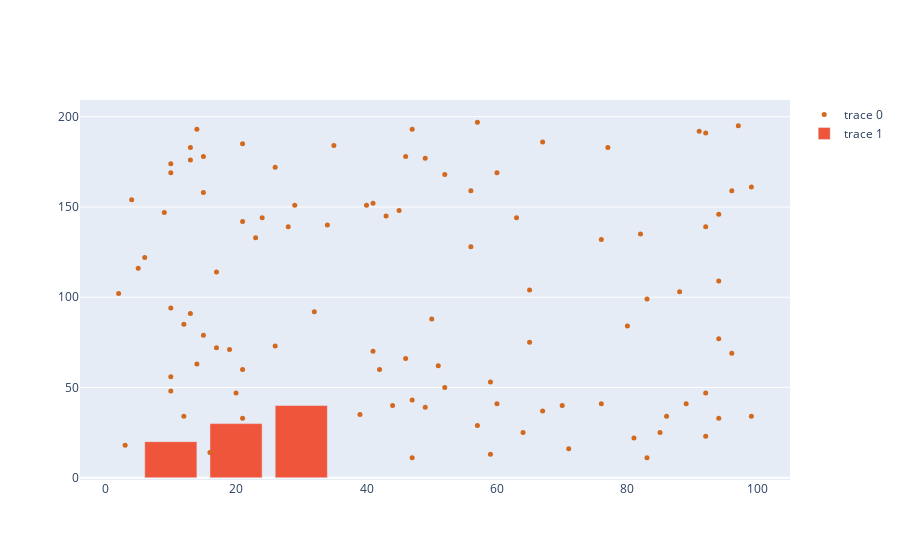

Notebook code for this chart:
### Markdown cell above
# Creating subplots in figure

### Code cell
#method 1 : each figure is a trace, so pass a list of traces in data attribute
x = np.random.randint(0, 100 , (100,))
y = np.random.randint(10, 200 , (100,))
fig = go.Figure(data = [go.Scatter(x = x, y = y, mode = 'markers', 
                            marker = go.scatter.Marker(color = 'chocolate', size= 5)), 
                        go.Bar(x = [10,20,30], y = [20,30,40], )])
fig.show()

### Figure 1 — Plotly figure (JSON) as saved in the notebook; plotly's stock layout.template omitted (floating-point values rounded to 4 significant figures)
{"data": [{"marker": {"color": "chocolate", "size": 5}, "mode": "markers", "type": "scatter", "x": [12, 56, 10, 88, 59, 57, 34, 28, 21, 89, 76, 94, 17, 23, 92, 20, 96, 15, 24, 45, 3, 21, 51, 46, 40, 13, 67, 10, 80, 32, 44, 83, 49, 83, 41, 5, 50, 57, 82, 96, 70, 47, 12, 97, 94, 42, 46, 49, 10, 60, 29, 6, 35, 52, 2, 43, 60, 85, 81, 52, 67, 56, 21, 21, 92, 26, 76, 71, 13, 41, 91, 86, 15, 94, 77, 39, 47, 13, 16, 9, 4, 10, 15, 92, 99, 17, 10, 63, 65, 59, 19, 47, 14, 26, 65, 99, 94, 14, 64, 92], "y": [85, 128, 94, 103, 13, 29, 140, 139, 60, 41, 132, 33, 114, 133, 139, 47, 159, 79, 144, 148, 18, 33, 62, 66, 151, 91, 186, 56, 84, 92, 40, 99, 177, 11, 152, 116, 88, 197, 135, 69, 40, 43, 34, 195, 146, 60, 178, 39, 48, 169, 151, 122, 184, 50, 102, 145, 41, 25, 22, 168, 37, 159, 142, 185, 191, 172, 41, 16, 176, 70, 192, 34, 158, 109, 183, 35, 11, 183, 14, 147, 154, 174, 178, 47, 34, 72, 169, 144, 75, 53, 71, 193, 63, 73, 104, 161, 77, 193, 25, 23]}, {"type": "bar", "x": [10, 20, 30], "y": [20, 30, 40]}], "layout": {}}
